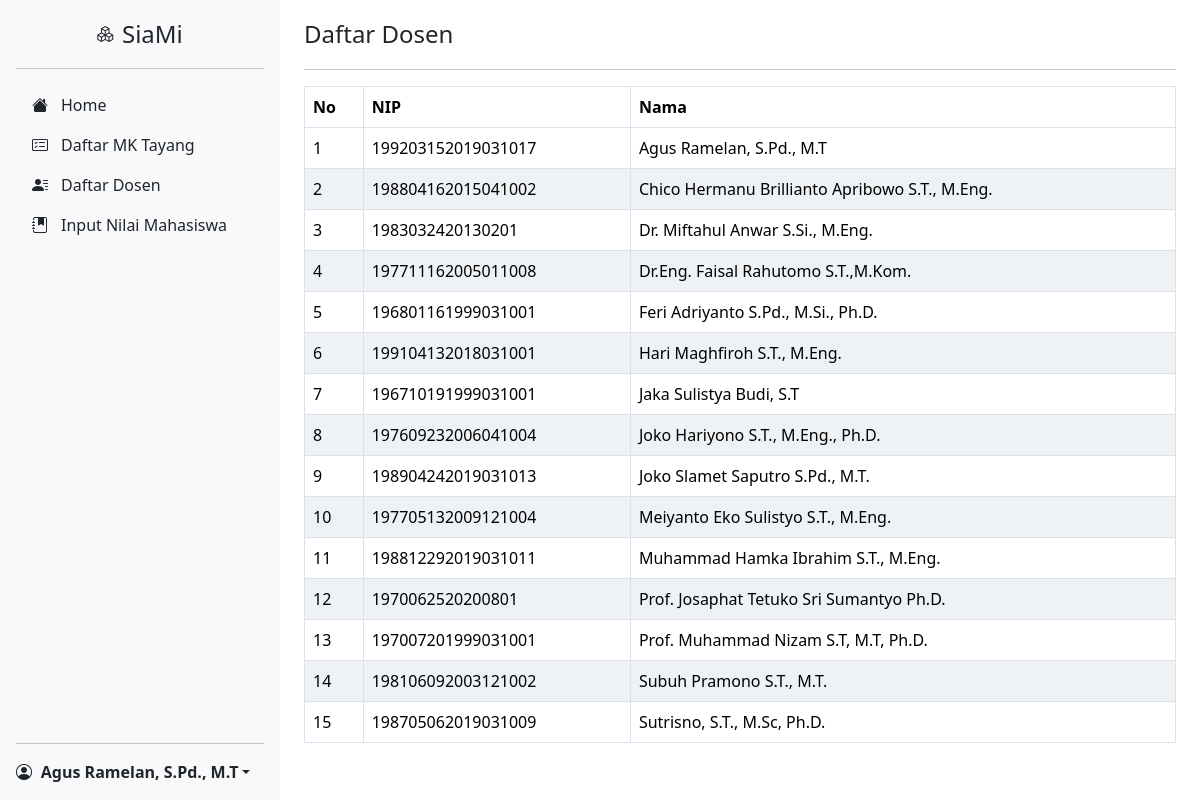
/view/dosen/dsn_daftardosen.php (signed in), run on the app's committed database.
### tables this page shows
CREATE TABLE `dosen` (
  `id` int(11) NOT NULL,
  `nip` varchar(255) NOT NULL,
  `nama` varchar(255) NOT NULL,
  `role_id` int(11) NOT NULL
);

### view/dosen/dsn_daftardosen.php (the view, shortened to what this page needs)
<?php
require '../../database/connect.php';
$daftardosen = mysqli_query($conn, "SELECT * FROM dosen ORDER BY nama");
?>
<!doctype html>
<html lang="en">
<head>
     <link href="../assets/dist/css/bootstrap.min.css" rel="stylesheet">
     <link href="https://cdn.jsdelivr.net/npm/bootstrap@5.0.2/dist/css/bootstrap.min.css" rel="stylesheet">
     <link rel="stylesheet" href="https://cdn.jsdelivr.net/npm/bootstrap-icons@1.9.1/font/bootstrap-icons.css">
     <link href="../../css/daftarmk.css" rel="stylesheet">
</head>
<body>
     <main>
          <div class="d-flex flex-column flex-shrink-0 p-3 bg-light" style="width: 280px;">
               <a href="/" class="d-flex align-items-center mb-3 mb-md-0 me-md-auto link-dark text-decoration-none mx-auto">
                    <i class="bi bi-boxes"></i>
                    <span class="fs-4">SiaMi</span>
               </a>
               <hr>
               <ul class="nav nav-pills flex-column mb-auto">
                    <li class="nav-item">
                         <a href="index.php" class="nav-link link-dark">
                              <i class="bi bi-house-fill"> </i>
                              Home
                         </a>
                    </li>
                    <li class="nav-item">
                         <a href="dsn_daftarmk.php" class="nav-link link-dark">
                              <i class="bi bi-card-checklist"></i>
                              Daftar MK Tayang
                         </a>
                    </li>
                    <li class="nav-item">
                         <a href="dsn_daftardosen.php" class="nav-link link-dark">
                              <i class="bi bi-person-lines-fill"></i>
                              Daftar Dosen
                         </a>
                    </li class="nav-item">
                    <li class="nav-item">
                         <a href="dsn_editnilai.php" class="nav-link link-dark">
                              <i class="bi bi-journal-bookmark-fill"></i>
                              Input Nilai Mahasiswa
                         </a>
                    </li>
               </ul>
               <hr>
               <div class="dropdown">
                    <a href="#" class="d-flex align-items-center link-dark text-decoration-none dropdown-toggle" id="dropdownUser2" data-bs-toggle="dropdown" aria-expanded="false">
                         <i class="bi bi-person-circle"></i>
                         <strong><?= $_SESSION["nama"]; ?></strong>
                    </a>
               </div>
          </div>
          <div class="container-sm">
               <header>
                    <h3>Daftar Dosen</h3>
               </header>
               <hr>
               <table class="table table-bordered" width="100%" cellspacing="0">
                    <thead>
                         <tr>
                              <th scope="col">No</th>
                              <th scope="col">NIP</th>
                              <th scope="col">Nama</th>
                         </tr>
                    </thead>
                    <tbody>
                         <?php
                         $i = 1;
                         while ($dosen = mysqli_fetch_array($daftardosen)) {
                         ?>
                              <tr>
                                   <td><?= $i++ ?></td>
                                   <td><?= $dosen["nip"] ?></td>
                                   <td><?= $dosen["nama"] ?></td>
                              </tr>
                         <?php
                         } ?>
                    </tbody>
               </table>
          </div>
</body>
</html>

### css/daftarmk.css (style rules this page uses)
body { min-height: 100vh; min-height: -webkit-fill-available; }
html { height: -webkit-fill-available; }
main { display: flex; flex-wrap: nowrap; height: 100vh; height: -webkit-fill-available; max-height: 100vh; overflow-x: auto; }
i { margin-right: 1ch; }
header { margin-top: 20px; margin-bottom: 20px; }
.h3, h3 { font-size: calc(1.275rem + 0.3vw) !important; }
table { border-collapse: collapse; width: 100%; border-radius: 15px; }
th { display: table-cell; vertical-align: inherit; font-weight: bold; border-bottom-color: #000; }
table, td { padding: 8px 8px 8px 20px; }
tr:nth-child(even) { background-color: #eff2f5; }
.table-bordered th, .table-bordered td { border: 1px solid #dddfeb !important; }
hr:not([size]) { height: 1px; }
hr { margin: 1rem 0; color: inherit; background-color: currentColor; border: 0; opacity: 0.25; }

### data on the page
dosen: nip "199203152019031017", nama "Agus Ramelan, S.Pd., M.T"
dosen: nip "198804162015041002", nama "Chico Hermanu Brillianto Apribowo S.T., M.Eng."
dosen: nip "1983032420130201", nama "Dr. Miftahul Anwar S.Si., M.Eng."
dosen: nip "197711162005011008", nama "Dr.Eng. Faisal Rahutomo S.T.,M.Kom."
dosen: nip "196801161999031001", nama "Feri Adriyanto S.Pd., M.Si., Ph.D."
dosen: nip "199104132018031001", nama "Hari Maghfiroh S.T., M.Eng."
dosen: nip "196710191999031001", nama "Jaka Sulistya Budi, S.T"
dosen: nip "197609232006041004", nama "Joko Hariyono S.T., M.Eng., Ph.D."
dosen: nip "198904242019031013", nama "Joko Slamet Saputro S.Pd., M.T."
dosen: nip "197705132009121004", nama "Meiyanto Eko Sulistyo S.T., M.Eng."
dosen: nip "198812292019031011", nama "Muhammad Hamka Ibrahim S.T., M.Eng."
dosen: nip "1970062520200801", nama "Prof. Josaphat Tetuko Sri Sumantyo Ph.D."
dosen: nip "197007201999031001", nama "Prof. Muhammad Nizam S.T, M.T, Ph.D."
dosen: nip "198106092003121002", nama "Subuh Pramono S.T., M.T."
dosen: nip "198705062019031009", nama "Sutrisno, S.T., M.Sc, Ph.D."

### other printed values
$_SESSION["nama"] "Agus Ramelan, S.Pd., M.T"
